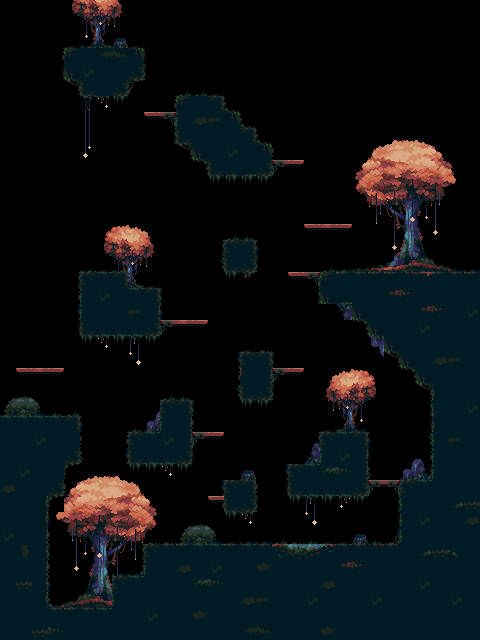

The image is a tile-based game level rendered from a .tmx file. Its description and source (layers, tilesets, objects; grid data summarised) follow:
An orthogonal 30x40 tile map with 16x16 px tiles, 4 tile layers (Background, Grass, Semisolids, Ground).

<map version="1.10" tiledversion="1.10.0" orientation="orthogonal" renderorder="right-down" width="30" height="40" tilewidth="16" tileheight="16" infinite="0" nextlayerid="5" nextobjectid="1">
 <tileset firstgid="1" source="Springstar Fields.tsx" />
 <layer id="2" name="Background" width="30" height="40">
  <data>[1200 cells, 213 non-empty, 82 distinct tile ids]</data>
 </layer>
 <layer id="4" name="Grass" width="30" height="40">
  <data>[1200 cells, 125 non-empty, 8 distinct tile ids]</data>
 </layer>
 <layer id="1" name="Semisolids" width="30" height="40">
  <data>[1200 cells, 22 non-empty, 5 distinct tile ids]</data>
 </layer>
 <layer id="3" name="Ground" width="30" height="40">
  <data>[1200 cells, 374 non-empty, 26 distinct tile ids]</data>
 </layer>
</map>
